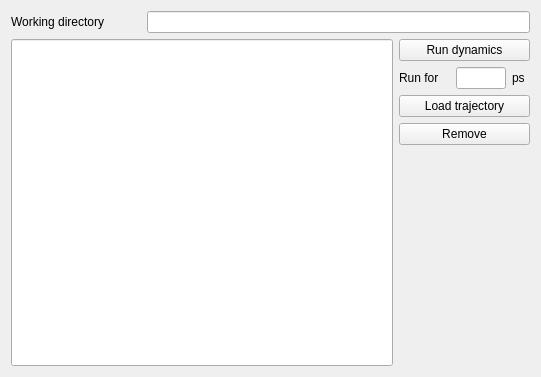
<?xml version="1.0" encoding="UTF-8"?>
<ui version="4.0">
 <class>Form</class>
 <widget class="QWidget" name="Form">
  <property name="geometry">
   <rect>
    <x>0</x>
    <y>0</y>
    <width>541</width>
    <height>377</height>
   </rect>
  </property>
  <layout class="QVBoxLayout" name="verticalLayout">
   <item>
    <layout class="QVBoxLayout" name="verticalLayout_2">
     <item>
      <layout class="QHBoxLayout" name="horizontalLayout">
       <item>
        <widget class="QLabel" name="directoryLabel">
         <property name="sizePolicy">
          <sizepolicy hsizetype="Expanding" vsizetype="Fixed">
           <horstretch>0</horstretch>
           <verstretch>0</verstretch>
          </sizepolicy>
         </property>
         <property name="maximumSize">
          <size>
           <width>130</width>
           <height>16777215</height>
          </size>
         </property>
         <property name="text">
          <string>Working directory</string>
         </property>
        </widget>
       </item>
       <item>
        <widget class="FileSelector" name="directorySelector">
         <property name="sizePolicy">
          <sizepolicy hsizetype="Expanding" vsizetype="Fixed">
           <horstretch>0</horstretch>
           <verstretch>0</verstretch>
          </sizepolicy>
         </property>
        </widget>
       </item>
      </layout>
     </item>
    </layout>
   </item>
   <item>
    <layout class="QHBoxLayout" name="horizontalLayout_2">
     <item>
      <widget class="SystemList" name="systemList">
       <property name="sizePolicy">
        <sizepolicy hsizetype="Expanding" vsizetype="Expanding">
         <horstretch>0</horstretch>
         <verstretch>0</verstretch>
        </sizepolicy>
       </property>
      </widget>
     </item>
     <item>
      <layout class="QVBoxLayout" name="verticalLayout_3">
       <item>
        <widget class="QPushButton" name="runButton">
         <property name="sizePolicy">
          <sizepolicy hsizetype="Minimum" vsizetype="Fixed">
           <horstretch>0</horstretch>
           <verstretch>0</verstretch>
          </sizepolicy>
         </property>
         <property name="minimumSize">
          <size>
           <width>131</width>
           <height>0</height>
          </size>
         </property>
         <property name="text">
          <string>Run dynamics</string>
         </property>
        </widget>
       </item>
       <item>
        <layout class="QHBoxLayout" name="timeLayout">
         <item>
          <widget class="QLabel" name="timeLabel1">
           <property name="sizePolicy">
            <sizepolicy hsizetype="Fixed" vsizetype="Preferred">
             <horstretch>0</horstretch>
             <verstretch>0</verstretch>
            </sizepolicy>
           </property>
           <property name="maximumSize">
            <size>
             <width>51</width>
             <height>16777215</height>
            </size>
           </property>
           <property name="text">
            <string>Run for</string>
           </property>
          </widget>
         </item>
         <item>
          <widget class="ValidatedLineEdit" name="timeEdit">
           <property name="sizePolicy">
            <sizepolicy hsizetype="Fixed" vsizetype="Fixed">
             <horstretch>0</horstretch>
             <verstretch>0</verstretch>
            </sizepolicy>
           </property>
           <property name="maximumSize">
            <size>
             <width>50</width>
             <height>16777215</height>
            </size>
           </property>
           <property name="alignment">
            <set>Qt::AlignRight|Qt::AlignTrailing|Qt::AlignVCenter</set>
           </property>
          </widget>
         </item>
         <item>
          <widget class="QLabel" name="timeLabel2">
           <property name="sizePolicy">
            <sizepolicy hsizetype="Fixed" vsizetype="Preferred">
             <horstretch>0</horstretch>
             <verstretch>0</verstretch>
            </sizepolicy>
           </property>
           <property name="maximumSize">
            <size>
             <width>16</width>
             <height>16777215</height>
            </size>
           </property>
           <property name="text">
            <string>ps</string>
           </property>
          </widget>
         </item>
        </layout>
       </item>
       <item>
        <widget class="QPushButton" name="loadButton">
         <property name="minimumSize">
          <size>
           <width>131</width>
           <height>0</height>
          </size>
         </property>
         <property name="text">
          <string>Load trajectory</string>
         </property>
        </widget>
       </item>
       <item>
        <widget class="QPushButton" name="removeButton">
         <property name="sizePolicy">
          <sizepolicy hsizetype="Minimum" vsizetype="Fixed">
           <horstretch>0</horstretch>
           <verstretch>0</verstretch>
          </sizepolicy>
         </property>
         <property name="minimumSize">
          <size>
           <width>131</width>
           <height>0</height>
          </size>
         </property>
         <property name="maximumSize">
          <size>
           <width>16777215</width>
           <height>16777215</height>
          </size>
         </property>
         <property name="text">
          <string>Remove</string>
         </property>
        </widget>
       </item>
       <item>
        <spacer name="verticalSpacer">
         <property name="orientation">
          <enum>Qt::Vertical</enum>
         </property>
         <property name="sizeHint" stdset="0">
          <size>
           <width>20</width>
           <height>40</height>
          </size>
         </property>
        </spacer>
       </item>
      </layout>
     </item>
    </layout>
   </item>
  </layout>
 </widget>
 <customwidgets>
  <customwidget>
   <class>FileSelector</class>
   <extends>QLineEdit</extends>
   <header>widgets.file_selector.h</header>
  </customwidget>
  <customwidget>
   <class>SystemList</class>
   <extends>QLineEdit</extends>
   <header>widgets.system_list.h</header>
  </customwidget>
  <customwidget>
   <class>ValidatedLineEdit</class>
   <extends>QLineEdit</extends>
   <header>widgets.validated_line_edit.h</header>
  </customwidget>
 </customwidgets>
 <resources/>
 <connections/>
</ui>
